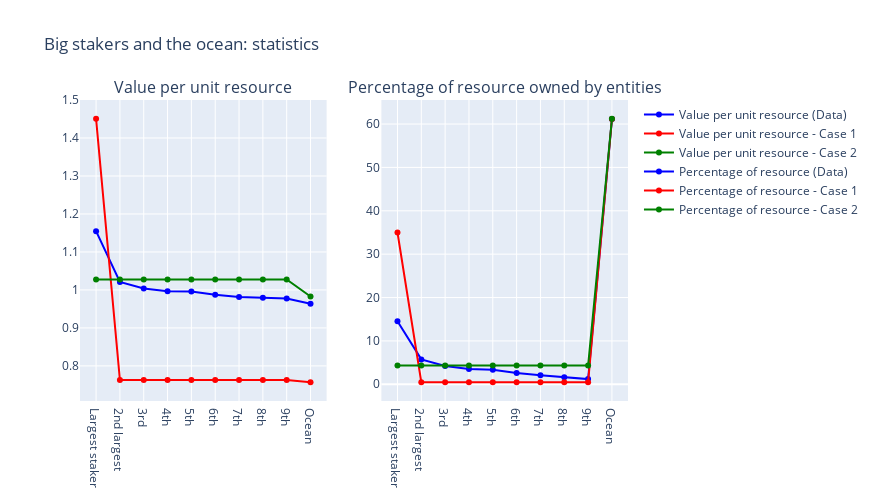

Notebook cell for this chart:
### Code cell
fig = make_subplots(
    rows=1, cols=2,
    subplot_titles=["Value per unit resource", "Percentage of resource owned by entities"]
)

fig.add_trace(
    go.Scatter(x=x_axis, y=value_per_unit_resource, name="Value per unit resource (Data)",  marker = dict(color = "blue")),
    row=1, col=1
)

fig.add_trace(
    go.Scatter(x=x_axis, y=value_per_unit_resource_1, name="Value per unit resource - Case 1", marker = dict(color = "red")),
    row=1, col=1
)

fig.add_trace(
    go.Scatter(x=x_axis, y=value_per_unit_resource_2, name="Value per unit resource - Case 2",  marker = dict(color = "green")),
    row=1, col=1
)


fig.add_trace(
    go.Scatter(x=x_axis, y=[r * 100 for r in resource_percentage], name="Percentage of resource (Data)",  marker = dict(color = "blue")),
    row=1, col=2
)


fig.add_trace(
    go.Scatter(x=x_axis, y=[r * 100 for r in resource_percentage_1], name="Percentage of resource - Case 1", marker = dict(color = "red")),
    row=1, col=2
)


fig.add_trace(
    go.Scatter(x=x_axis, y=[r * 100 for r in resource_percentage_2], name="Percentage of resource - Case 2",  marker = dict(color = "green")),
    row=1, col=2
)


fig.update_layout(
    height=500,
    width=875,
    title_text="Big stakers and the ocean: statistics"   
)
fig.update_xaxes(
    row=1, col=1,
    tickmode="array", tickvals=np.arange(1,11), ticktext=["Largest staker", "2nd largest", "3rd", "4th", "5th", "6th", "7th", "8th", "9th", "Ocean"]
)
fig.update_xaxes(
    row=1, col=2,
    tickmode="array", tickvals=np.arange(1,11), ticktext=["Largest staker", "2nd largest", "3rd", "4th", "5th", "6th", "7th", "8th", "9th", "Ocean"]
)
fig.show()

### Figure 1 — Plotly figure (JSON) as saved in the notebook; plotly's stock layout.template omitted (floating-point values rounded to 4 significant figures)
{"data": [{"marker": {"color": "blue"}, "name": "Value per unit resource (Data)", "type": "scatter", "x": [1, 2, 3, 4, 5, 6, 7, 8, 9, 10], "xaxis": "x", "y": [1.155, 1.021, 1.004, 0.9964, 0.9958, 0.9871, 0.9813, 0.9796, 0.9776, 0.9636], "yaxis": "y"}, {"marker": {"color": "red"}, "name": "Value per unit resource - Case 1", "type": "scatter", "x": [1, 2, 3, 4, 5, 6, 7, 8, 9, 10], "xaxis": "x", "y": [1.451, 0.7627, 0.7627, 0.7627, 0.7627, 0.7627, 0.7627, 0.7627, 0.7627, 0.7571], "yaxis": "y"}, {"marker": {"color": "green"}, "name": "Value per unit resource - Case 2", "type": "scatter", "x": [1, 2, 3, 4, 5, 6, 7, 8, 9, 10], "xaxis": "x", "y": [1.027, 1.027, 1.027, 1.027, 1.027, 1.027, 1.027, 1.027, 1.027, 0.9827], "yaxis": "y"}, {"marker": {"color": "blue"}, "name": "Percentage of resource (Data)", "type": "scatter", "x": [1, 2, 3, 4, 5, 6, 7, 8, 9, 10], "xaxis": "x2", "y": [14.52, 5.74, 4.2, 3.54, 3.34, 2.58, 2.11, 1.62, 1.2, 61.15], "yaxis": "y2"}, {"marker": {"color": "red"}, "name": "Percentage of resource - Case 1", "type": "scatter", "x": [1, 2, 3, 4, 5, 6, 7, 8, 9, 10], "xaxis": "x2", "y": [35, 0.48, 0.48, 0.48, 0.48, 0.48, 0.48, 0.48, 0.48, 61.16], "yaxis": "y2"}, {"marker": {"color": "green"}, "name": "Percentage of resource - Case 2", "type": "scatter", "x": [1, 2, 3, 4, 5, 6, 7, 8, 9, 10], "xaxis": "x2", "y": [4.31, 4.31, 4.31, 4.31, 4.31, 4.31, 4.31, 4.31, 4.31, 61.21], "yaxis": "y2"}], "layout": {"annotations": [{"font": {"size": 16}, "showarrow": false, "text": "Value per unit resource", "x": 0.225, "xanchor": "center", "xref": "paper", "y": 1, "yanchor": "bottom", "yref": "paper"}, {"font": {"size": 16}, "showarrow": false, "text": "Percentage of resource owned by entities", "x": 0.775, "xanchor": "center", "xref": "paper", "y": 1, "yanchor": "bottom", "yref": "paper"}], "height": 500, "title": {"text": "Big stakers and the ocean: statistics"}, "width": 875, "xaxis": {"anchor": "y", "autorange": true, "domain": [0, 0.45], "range": [0.3193, 10.68], "tickmode": "array", "ticktext": ["Largest staker", "2nd largest", "3rd", "4th", "5th", "6th", "7th", "8th", "9th", "Ocean"], "tickvals": [1, 2, 3, 4, 5, 6, 7, 8, 9, 10], "type": "linear"}, "xaxis2": {"anchor": "y2", "autorange": true, "domain": [0.55, 1], "range": [0.3193, 10.68], "tickmode": "array", "ticktext": ["Largest staker", "2nd largest", "3rd", "4th", "5th", "6th", "7th", "8th", "9th", "Ocean"], "tickvals": [1, 2, 3, 4, 5, 6, 7, 8, 9, 10], "type": "linear"}, "yaxis": {"anchor": "x", "autorange": true, "domain": [0, 1], "range": [0.7073, 1.5], "type": "linear"}, "yaxis2": {"anchor": "x2", "autorange": true, "domain": [0, 1], "range": [-3.878, 65.57], "type": "linear"}}}
